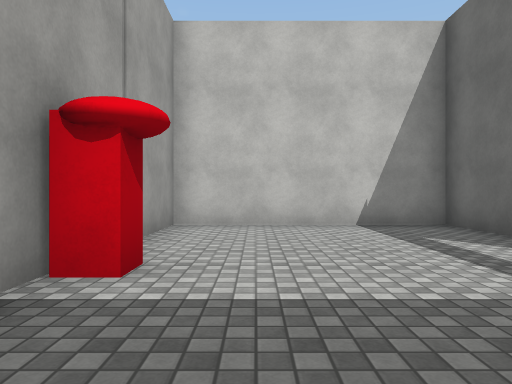
View 1 (above)

16 first-person views from a walk through a Unity game level. The camera is 1.2 m above the floor, looks level and sees 70° across. The floor is counted in squares, 2 m on a side. Each view is taken from the middle of a square. On the plan, view 1 faces up. The plan holds only what a view shows up to about 10 squares ahead; the rest is blank. The place goes on beyond the plan. The player character is not drawn. Surface patterns are stand-ins for the level's own textures.

View 2
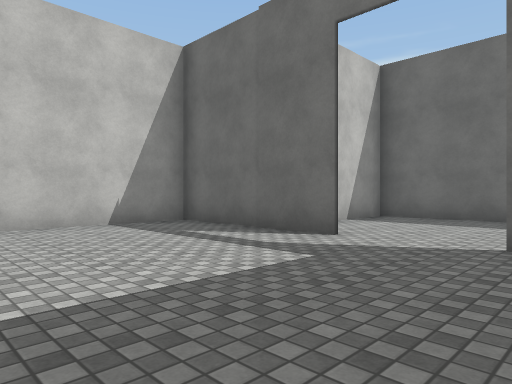

View 3
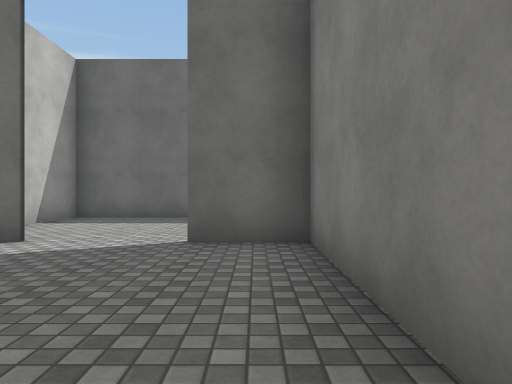

View 4
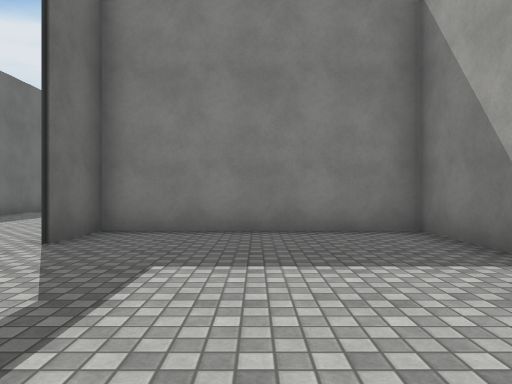

View 5
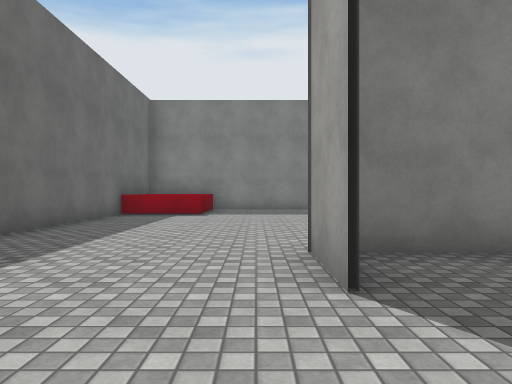

View 6
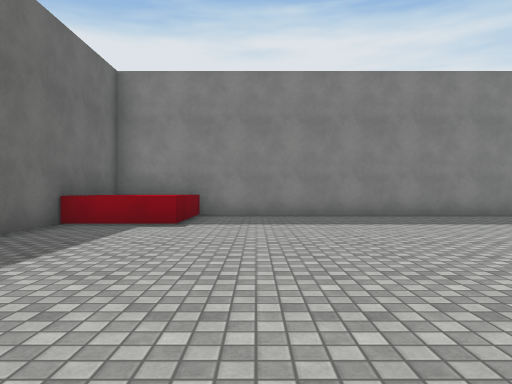

View 7
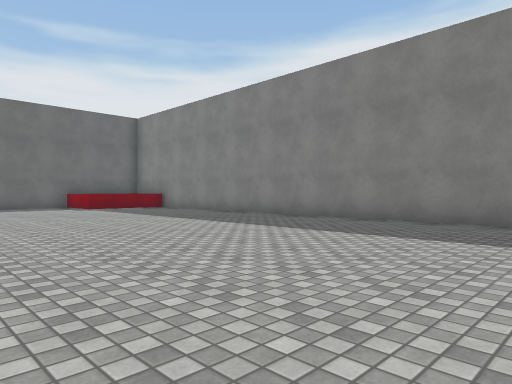

View 8
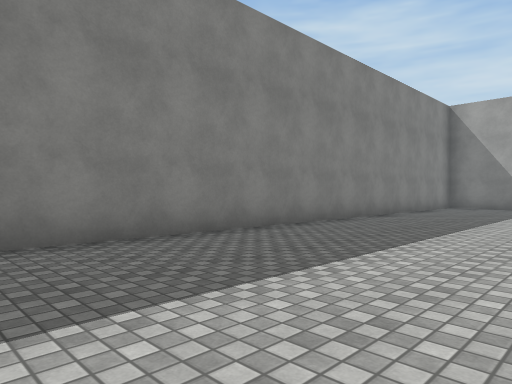

View 9
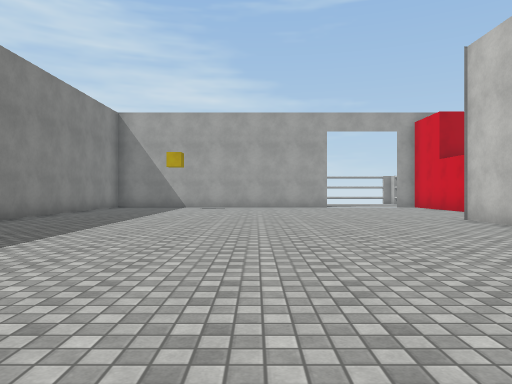

View 10
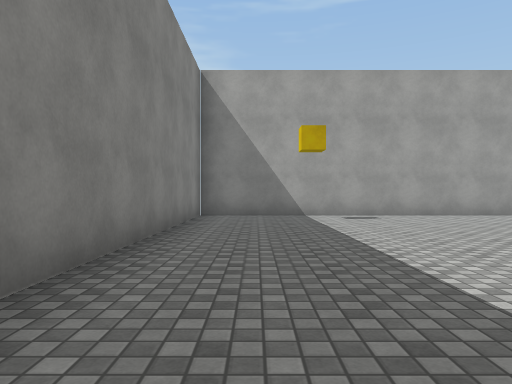

View 11
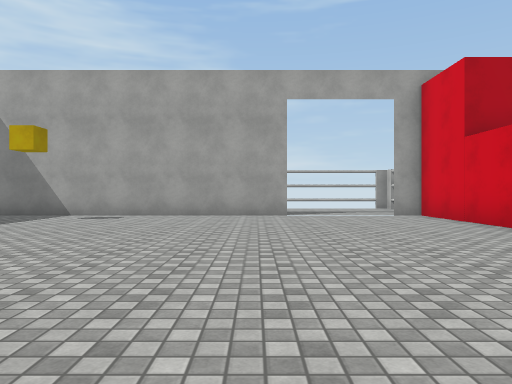

View 12
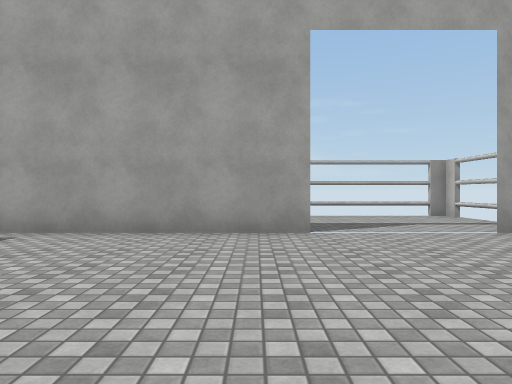

View 13
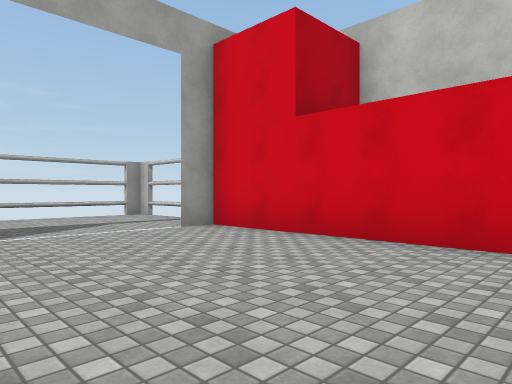

View 14
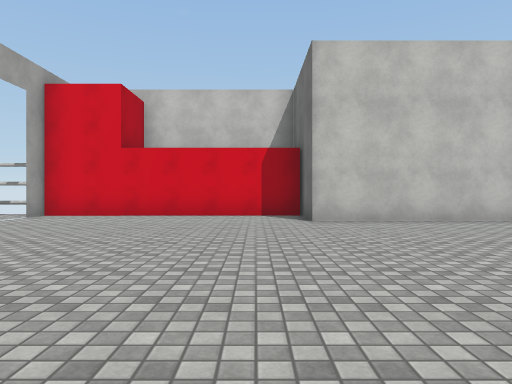

View 15
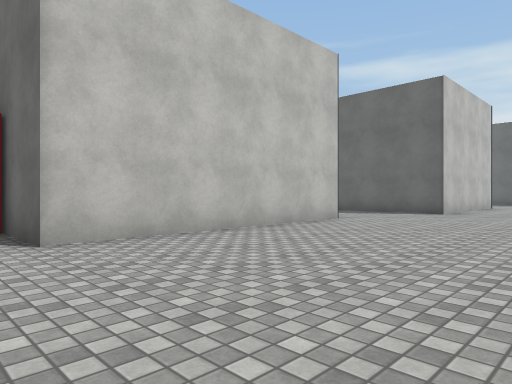

View 16
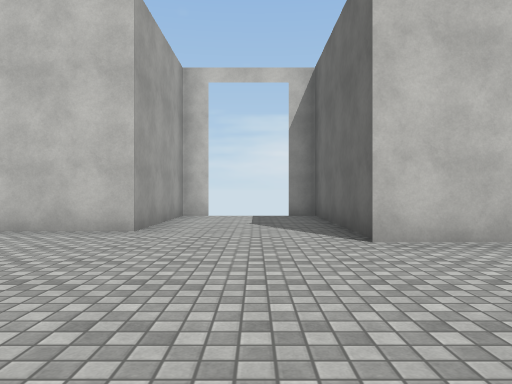

### Floor plan
Ten units are one square. View 1 is at (0, 0); x grows to the right and y downward. Boxes are objects, and circles mark ways between rooms. Rooms are numbered by the first view taken in them; rooms with no view inside come last. Other rooms are left out.
<svg viewBox="-214 -72 295 171">
<path fill="none" stroke="#000" d="M34 -28 34 -67 -15 -67 -15 -49M-15 -28 -15 7 34 7 34 -9M1 7 -15 7 -15 -42M-41 -42 -48 -42 -48 -5 -108 -5 -108 -22 -174 -22 -174 -15M34 -9 34 8M-174 11 -174 94 76 94 76 20M-180 -26 -209 -26 -209 8M76 -15 76 -42 56 -42M54 89 54 66 76 66"/>
<rect x="-15" y="-35" width="10" height="10" fill="#bbb"><title>other object</title></rect>
<circle cx="30" cy="-15" r="3" fill="#2a7"/>
<text x="10" y="-30">1</text>
<text x="-60" y="40">2</text>
</svg>
Room 1 opens to room 2.

Where each view was taken, in squares from view 1:
view 1: 0 up, 0 right, facing up
view 2: 0 up, 1 left, facing up-right
view 3: 0 up, 1 left, facing right
view 4: 5 up, 1 right, facing down
view 5: 3 up, 4 right, facing down
view 6: 0 up, 4 right, facing down
view 7: 2 down, 7 left, facing down-right
view 8: 5 down, 3 left, facing down-left
view 9: 4 down, 3 left, facing left
view 10: 8 down, 8 left, facing left
view 11: 2 down, 8 left, facing left
view 12: 2 down, 12 left, facing left
view 13: 2 down, 12 left, facing up-left
view 14: 7 down, 12 left, facing up
view 15: 4 down, 12 left, facing up-right
view 16: 5 down, 3 left, facing up
